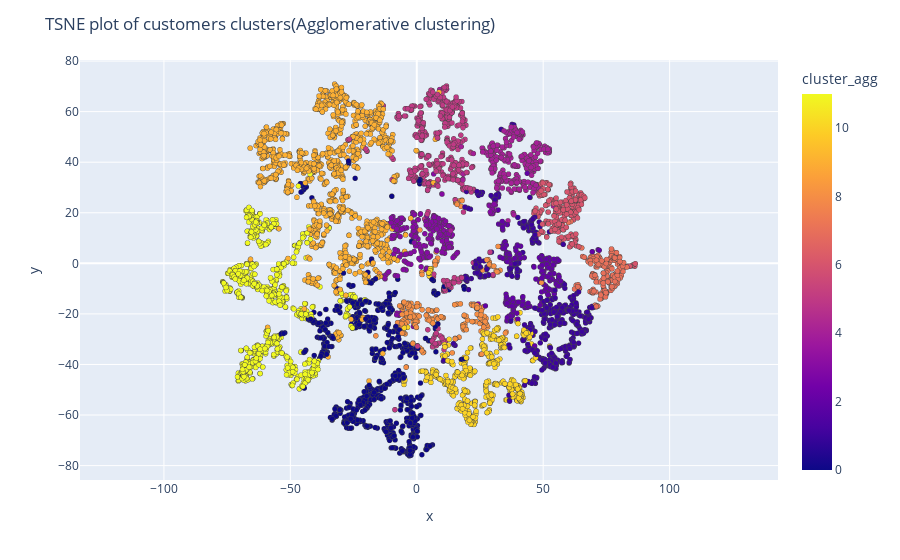

Notebook cell for this chart:
### Code cell
fig = px.scatter(x_plot, x='tsne1', y='tsne2', color='cluster_agg', hover_data=['CUST_ID'], )

# Customize aspect
fig.update_traces(marker=dict(size=5, line=dict(width=0.5)), selector=dict(mode='markers')) 
fig.update_layout(title='TSNE plot of customers clusters(Agglomerative clustering)', xaxis_title='x', yaxis_title='y')
fig.update_yaxes(scaleanchor = "x", scaleratio = 1)

fig.show()

### Figure 1 — Plotly figure (JSON) as saved in the notebook; plotly's stock layout.template omitted (floating-point values rounded to 4 significant figures; data arrays with more than 128 entries replaced by an {"elided": "..."} marker saying what was removed)
{"data": [{"customdata": {"elided": "5882x1 str values"}, "hovertemplate": "tsne1=%{x}<br>tsne2=%{y}<br>CUST_ID=%{customdata[0]}<br>cluster_agg=%{marker.color}<extra></extra>", "legendgroup": "", "marker": {"color": {"elided": "5882 int values"}, "coloraxis": "coloraxis", "line": {"width": 0.5}, "size": 5, "symbol": "circle"}, "mode": "markers", "name": "", "showlegend": false, "type": "scattergl", "x": {"elided": "5882 float values"}, "xaxis": "x", "y": {"elided": "5882 float values"}, "yaxis": "y"}], "layout": {"coloraxis": {"colorbar": {"title": {"text": "cluster_agg"}}, "colorscale": [[0, "#0d0887"], [0.1111, "#46039f"], [0.2222, "#7201a8"], [0.3333, "#9c179e"], [0.4444, "#bd3786"], [0.5556, "#d8576b"], [0.6667, "#ed7953"], [0.7778, "#fb9f3a"], [0.8889, "#fdca26"], [1, "#f0f921"]]}, "legend": {"tracegroupgap": 0}, "margin": {"t": 60}, "title": {"text": "TSNE plot of customers clusters(Agglomerative clustering)"}, "xaxis": {"anchor": "y", "domain": [0, 1], "title": {"text": "x"}}, "yaxis": {"anchor": "x", "domain": [0, 1], "scaleanchor": "x", "scaleratio": 1, "title": {"text": "y"}}}}
